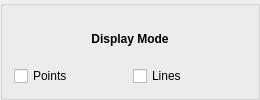
         <widget class="QGroupBox" name="groupBox_2">
          <property name="sizePolicy">
           <sizepolicy hsizetype="Fixed" vsizetype="Fixed">
            <horstretch>0</horstretch>
            <verstretch>0</verstretch>
           </sizepolicy>
          </property>
          <property name="minimumSize">
           <size>
            <width>260</width>
            <height>100</height>
           </size>
          </property>
          <property name="maximumSize">
           <size>
            <width>260</width>
            <height>100</height>
           </size>
          </property>
          <property name="title">
           <string/>
          </property>
          <layout class="QGridLayout" name="gridLayout_9">
           <item row="0" column="0">
            <layout class="QGridLayout" name="gridLayout_7">
             <item row="1" column="0">
              <layout class="QHBoxLayout" name="horizontalLayout">
               <item>
                <widget class="QCheckBox" name="radioButton_Points">
                 <property name="text">
                  <string>Points</string>
                 </property>
                </widget>
               </item>
               <item>
                <widget class="QCheckBox" name="radioButton_Lines">
                 <property name="text">
                  <string>Lines</string>
                 </property>
                </widget>
               </item>
              </layout>
             </item>
             <item row="0" column="0">
              <widget class="QLabel" name="label">
               <property name="maximumSize">
                <size>
                 <width>260</width>
                 <height>16777215</height>
                </size>
               </property>
               <property name="font">
                <font>
                 <weight>75</weight>
                 <bold>true</bold>
                </font>
               </property>
               <property name="text">
                <string>Display Mode</string>
               </property>
               <property name="alignment">
                <set>Qt::AlignCenter</set>
               </property>
              </widget>
             </item>
            </layout>
           </item>
          </layout>
         </widget>
